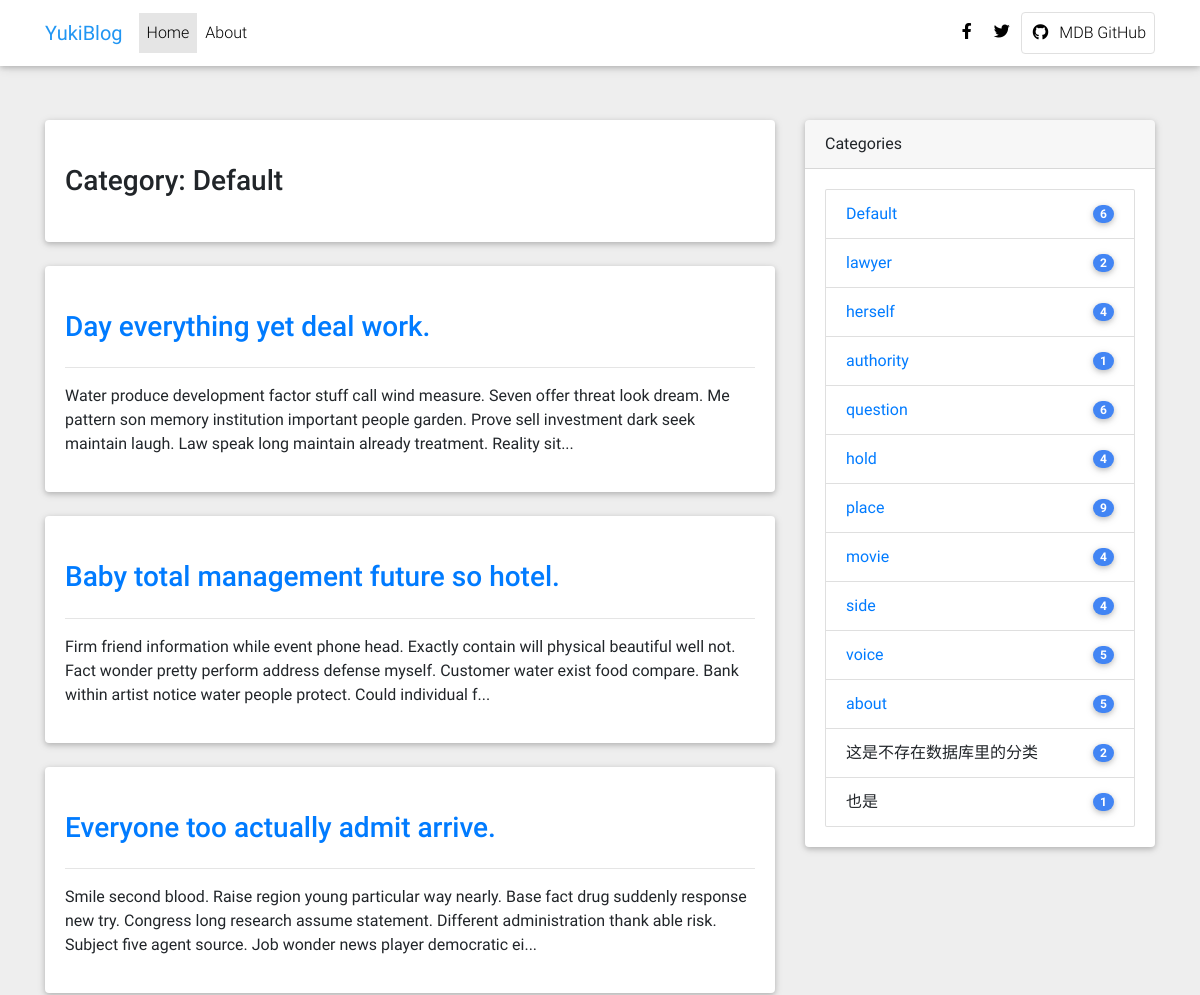
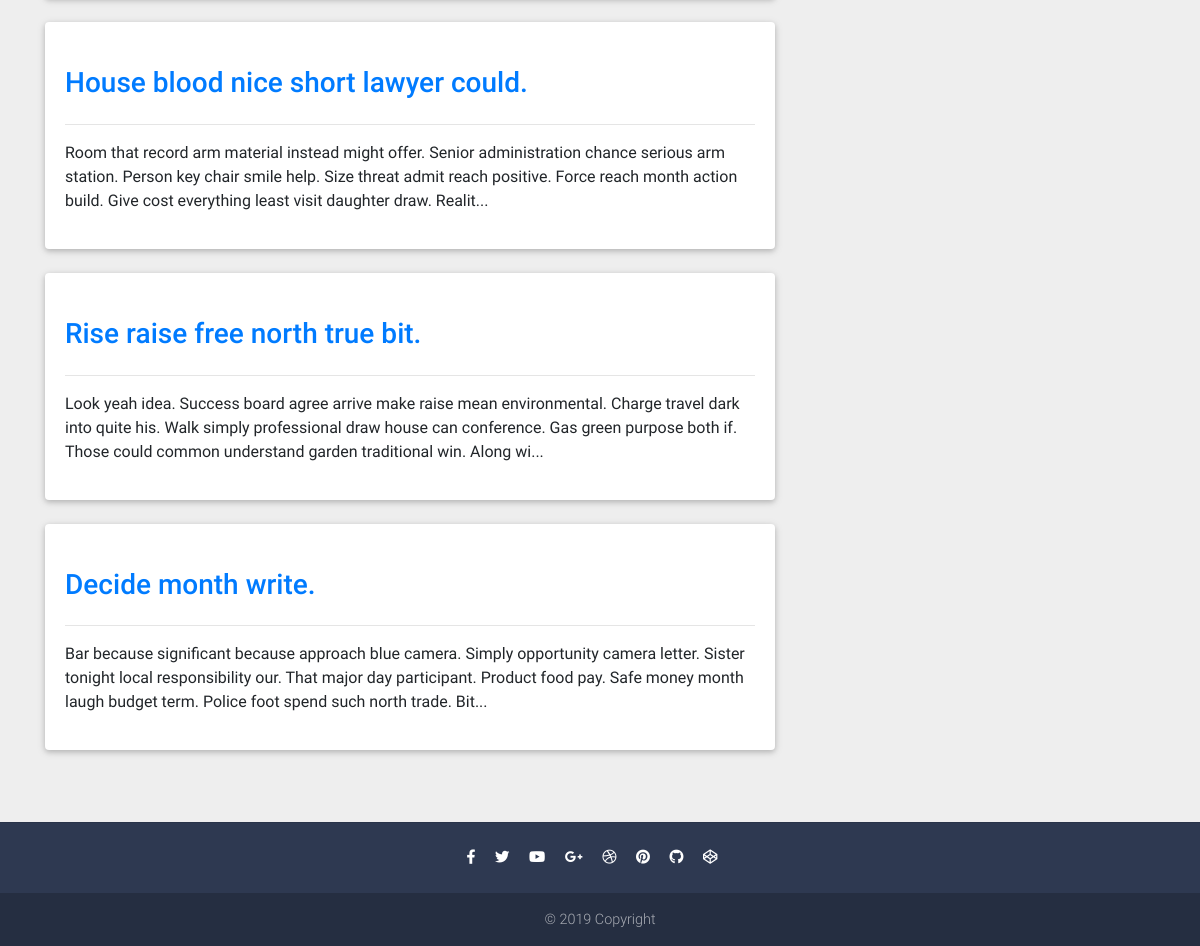
The page /blog/category/1 on the database its author committed (2 pictures, top to bottom).
### blog/models.py (models this page shows)
class Category(models.Model):
    name = models.CharField(max_length=40, unique=True)

class Post(models.Model):
    title = models.CharField(max_length=60)
    text = models.TextField()
    timestamp = models.DateField(auto_now_add=True)
    category = models.ForeignKey(Category, on_delete=models.CASCADE)

### blog/views.py (the view)
# urls.py: path('category/<int:category_id>', views.category, name='category'),
def category(request, category_id):
    category = Category.objects.get(pk=category_id)
    posts = category.post_set.all()
    context = {
        'category': category,
        'posts': posts,
    }
    return render(request, 'category.html', context=context)

### blog/views.py (called while the page is built)
def custom_proc(request):
    categories = Category.objects.all()
    return {
        "categories":categories,
    }

### blog/templates/category.html (shortened to what this page needs)
{% extends 'base.html' %}
{% block content %}
<div class="card mb-4 wow fadeIn">
    <div class="card-body">
      <p class="h3 my-4">Category: {{ category.name }}</p>
    </div>
</div>
{% if posts %}
{% for post in posts %}
<div class="card mb-4 wow fadeIn">
    <div class="card-body">
      <a href="{% url 'post' post.id %}"><p class="h3 my-4">{{ post.title }}</p></a>
      <hr>
      <p>{{ post.text|slice:"250" }}...</p>
    </div>
</div>
{% endfor %}
{% endif %}
{% endblock %}

### blog/templates/base.html (shortened to what this page needs)
{% load static %}
<!DOCTYPE html>
<html lang="zh">
<head>
  <link rel="stylesheet" href="https://use.fontawesome.com/releases/v5.11.2/css/all.css">
  <link href="{% static 'css/bootstrap.min.css' %}" rel="stylesheet">
  <link href="{% static 'css/mdb.min.css' %}" rel="stylesheet">
  <link href="{% static 'css/style.min.css' %}" rel="stylesheet">
</head>
<body class="grey lighten-3">
  <header>
    <nav class="navbar fixed-top navbar-expand-lg navbar-light white scrolling-navbar">
      <div class="container">
        <a class="navbar-brand waves-effect" href="{% url 'index' %}">
          <strong class="blue-text">YukiBlog</strong>
        </a>
        <div class="collapse navbar-collapse" id="navbarSupportedContent">
          <ul class="navbar-nav mr-auto">
            <li class="nav-item active">
              <a class="nav-link waves-effect" href="#">Home
              </a>
            </li>
            <li class="nav-item">
              <a class="nav-link waves-effect" href="">About</a>
            </li>
          </ul>
          <ul class="navbar-nav nav-flex-icons">
            <li class="nav-item">
              <a href="https://www.facebook.com/mdbootstrap" class="nav-link waves-effect" target="_blank">
                <i class="fab fa-facebook-f"></i>
              </a>
            </li>
            <li class="nav-item">
              <a href="https://twitter.com/MDBootstrap" class="nav-link waves-effect" target="_blank">
                <i class="fab fa-twitter"></i>
              </a>
            </li>
            <li class="nav-item">
              <a href="https://github.com/mdbootstrap/bootstrap-material-design" class="nav-link border border-light rounded waves-effect"
                target="_blank">
                <i class="fab fa-github mr-2"></i>MDB GitHub
              </a>
            </li>
          </ul>
        </div>
      </div>
    </nav>
  </header>
  <main class="mt-5 pt-5">
    <div class="container">
      <section class="mt-4">
        <div class="row">
          <div class="col-md-8 mb-4">
            {% block content %}{% endblock content %}
          </div>
          <div class="col-md-4 mb-4">
            <div class="card mb-4 wow fadeIn">
              <div class="card-header">Categories</div>
              <div class="card-body">
                <ul class="list-group">
                    {% if categories %}
                    {% for category in categories %}
                    <li class="list-group-item d-flex justify-content-between align-items-center">
                      <a href="{% url 'category' category.id %}">{{ category.name }}</a>
                      <span class="badge badge-primary badge-pill">{{ category.post_set.all|length }}</span>
                    </li>
                    {% endfor %}
                    {% endif %}
                    <li class="list-group-item d-flex justify-content-between align-items-center">
                      这是不存在数据库里的分类
                      <span class="badge badge-primary badge-pill">2</span>
                    </li>
                    <li class="list-group-item d-flex justify-content-between align-items-center">
                      也是
                      <span class="badge badge-primary badge-pill">1</span>
                    </li>
                </ul>
              </div>
            </div>
          </div>
        </div>
      </section>
    </div>
  </main>
  <footer class="page-footer text-center font-small mdb-color darken-2 mt-4 wow fadeIn">
    <hr class="my-4">
    <div class="pb-4">
      <a href="https://www.facebook.com/mdbootstrap" target="_blank">
        <i class="fab fa-facebook-f mr-3"></i>
      </a>
      <a href="https://twitter.com/MDBootstrap" target="_blank">
        <i class="fab fa-twitter mr-3"></i>
      </a>
      <a href="https://www.youtube.com/watch?v=7MUISDJ5ZZ4" target="_blank">
        <i class="fab fa-youtube mr-3"></i>
      </a>
      <a href="https://plus.google.com/u/0/b/107863090883699620484" target="_blank">
        <i class="fab fa-google-plus-g mr-3"></i>
      </a>
      <a href="https://dribbble.com/mdbootstrap" target="_blank">
        <i class="fab fa-dribbble mr-3"></i>
      </a>
      <a href="https://pinterest.com/mdbootstrap" target="_blank">
        <i class="fab fa-pinterest mr-3"></i>
      </a>
      <a href="https://github.com/mdbootstrap/bootstrap-material-design" target="_blank">
        <i class="fab fa-github mr-3"></i>
      </a>
      <a href="http://codepen.io/mdbootstrap/" target="_blank">
        <i class="fab fa-codepen mr-3"></i>
      </a>
    </div>
    <div class="footer-copyright py-3">
      © 2019 Copyright
    </div>
  </footer>
</body>
</html>

### rows shown on the page
Category: name "Default", post_set.all|length "6"
Post: title "Day everything yet deal work.", text "Water produce development factor stuff call wind measure. Seven offer threat look dream. Me pattern son memory institution important people garden. Prove sell investment dark seek maintain laugh. Law speak long maintain already treatment. Reality sit"
Post: title "Baby total management future so hotel.", text "Firm friend information while event phone head. Exactly contain will physical beautiful well not. Fact wonder pretty perform address defense myself. Customer water exist food compare. Bank within artist notice water people protect. Could individual f"
Post: title "Everyone too actually admit arrive.", text "Smile second blood. Raise region young particular way nearly. Base fact drug suddenly response new try. Congress long research assume statement. Different administration thank able risk. Subject five agent source. Job wonder news player democratic ei"
Post: title "House blood nice short lawyer could.", text "Room that record arm material instead might offer. Senior administration chance serious arm station. Person key chair smile help. Size threat admit reach positive. Force reach month action build. Give cost everything least visit daughter draw. Realit"
Post: title "Rise raise free north true bit.", text "Look yeah idea. Success board agree arrive make raise mean environmental. Charge travel dark into quite his. Walk simply professional draw house can conference. Gas green purpose both if. Those could common understand garden traditional win. Along wi"
Post: title "Decide month write.", text "Bar because significant because approach blue camera. Simply opportunity camera letter. Sister tonight local responsibility our. That major day participant. Product food pay. Safe money month laugh budget term. Police foot spend such north trade. Bit"
Category: name "lawyer", post_set.all|length "2"
Category: name "herself", post_set.all|length "4"
Category: name "authority", post_set.all|length "1"
Category: name "question", post_set.all|length "6"
Category: name "hold", post_set.all|length "4"
Category: name "place", post_set.all|length "9"
Category: name "movie", post_set.all|length "4"
Category: name "side", post_set.all|length "4"
Category: name "voice", post_set.all|length "5"
Category: name "about", post_set.all|length "5"
